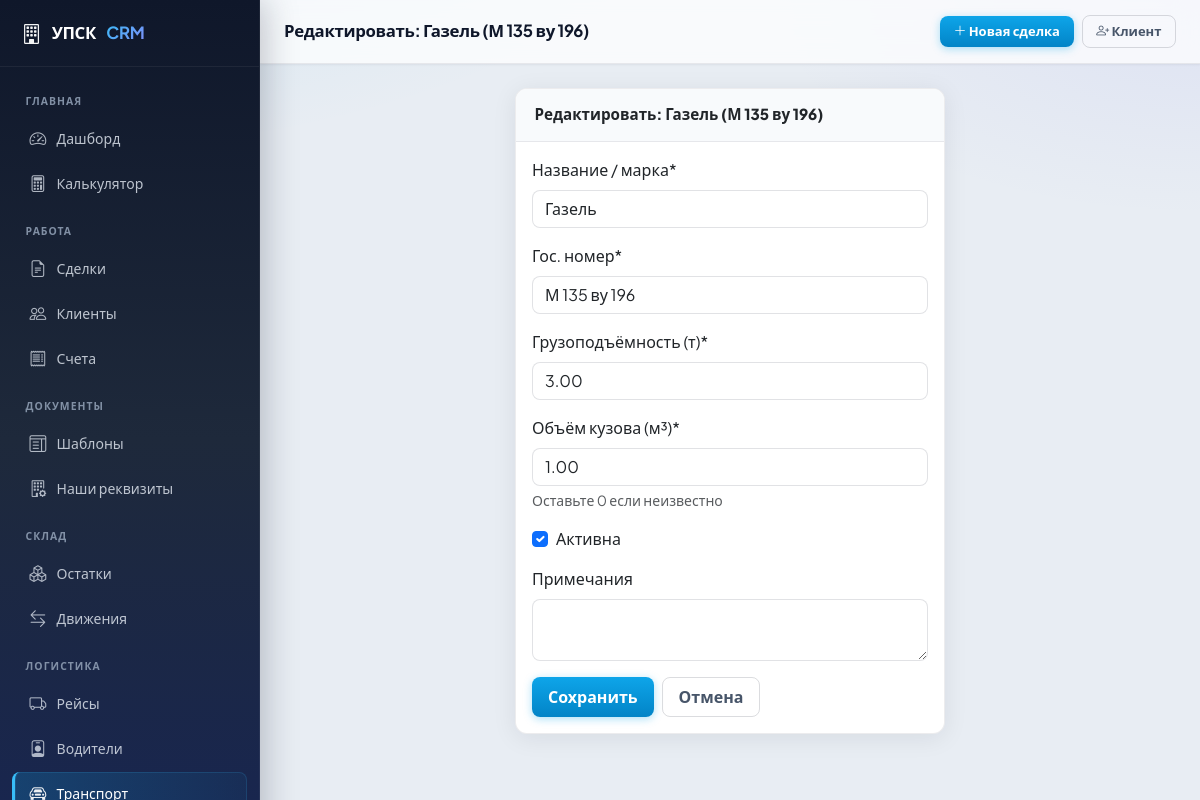
/delivery/vehicles/1/edit/, run on the app's committed database.
### delivery/models.py (models this page shows)
class Vehicle(models.Model):
    name = models.CharField('Название / марка', max_length=200)
    reg_number = models.CharField('Гос. номер', max_length=30, unique=True)
    capacity_tons = models.DecimalField(
        'Грузоподъёмность (т)', max_digits=6, decimal_places=2, default=0
    )
    volume_m3 = models.DecimalField(
        'Объём кузова (м³)', max_digits=6, decimal_places=2, default=0,
        help_text='Оставьте 0 если неизвестно'
    )
    is_active = models.BooleanField('Активна', default=True)
    notes = models.TextField('Примечания', blank=True)
    class Meta:
        verbose_name = 'Транспортное средство'
        verbose_name_plural = 'Транспортные средства'
        ordering = ['name']
    def __str__(self):
        return f'{self.name} ({self.reg_number})'

### delivery/views.py (the view)
# urls.py: path('vehicles/<int:pk>/edit/', views.vehicle_edit, name='vehicle_edit'),
def vehicle_edit(request, pk):
    vehicle = get_object_or_404(Vehicle, pk=pk)
    if request.method == 'POST':
        form = VehicleForm(request.POST, instance=vehicle)
        if form.is_valid():
            form.save()
            messages.success(request, 'Транспортное средство обновлено.')
            return redirect('vehicle_list')
    else:
        form = VehicleForm(instance=vehicle)
    return render(request, 'delivery/vehicle_form.html', {
        'page_title': f'Редактировать: {vehicle}',
        'form': form,
        'vehicle': vehicle,
    })

### delivery/forms.py
class VehicleForm(forms.ModelForm):
    class Meta:
        model = Vehicle
        fields = ['name', 'reg_number', 'capacity_tons', 'volume_m3', 'is_active', 'notes']
        widgets = {
            'notes': forms.Textarea(attrs={'rows': 2}),
        }

### templates/delivery/vehicle_form.html (shortened to what this page needs)
{% extends "base.html" %}
{% load crispy_forms_tags %}
{% block nav_vehicles %}active{% endblock %}
{% block content %}
<div class="row justify-content-center">
  <div class="col-lg-6">
    <div class="card">
      <div class="card-header"><strong>{{ page_title }}</strong></div>
      <div class="card-body">
        <form method="post">
          {{ form|crispy }}
          <div class="d-flex gap-2 mt-3">
            <button type="submit" class="btn btn-primary">Сохранить</button>
            <a href="{% url 'vehicle_list' %}" class="btn btn-outline-secondary">Отмена</a>
          </div>
        </form>
      </div>
    </div>
  </div>
</div>
{% endblock %}

### static/css/app.css (style rules this page uses)
:root { --sidebar-width: 260px; --topbar-height: 64px; --radius-sm: 8px; --radius-md: 12px; --radius-lg: 16px; --shadow-sm: 0 1px 2px rgba(15, 23, 42, 0.06); --shadow-md: 0 4px 24px rgba(15, 23, 42, 0.08); --shadow-lg: 0 12px 40px rgba(15, 23, 42, 0.12); --surface: #ffffff; --surface-2: #f8fafc; --border: rgba(15, 23, 42, 0.08); --accent: #0ea5e9; --accent-hover: #0284c7; --sidebar-bg: linear-gradient(180deg, #0f172a 0%, #1e293b 48%, #172554 100%); --sidebar-border: rgba(255, 255, 255, 0.06); --text-muted-custom: #64748b; --body-bg: #e8edf3; --bs-body-font-family: "Plus Jakarta Sans", system-ui, -apple-system, "Segoe UI", Roboto, sans-serif; --bs-primary: #0ea5e9; --bs-primary-rgb: 14, 165, 233; --bs-link-color: #0284c7; --bs-border-radius: var(--radius-sm); --bs-card-border-radius: var(--radius-md); }
*, *::before, *::after { box-sizing: border-box; }
body { font-family: var(--bs-body-font-family); background: var(--body-bg); background-image: radial-gradient(ellipse 120% 80% at 0% -20%, rgba(14, 165, 233, 0.12), transparent 50%), radial-gradient(ellipse 80% 60% at 100% 0%, rgba(99, 102, 241, 0.08), transparent 45%); background-attachment: fixed; color: #0f172a; -webkit-font-smoothing: antialiased; }
.card { border: 1px solid var(--border); border-radius: var(--radius-md); box-shadow: var(--shadow-md); background: var(--surface); overflow: hidden; }
.card-header { background: var(--surface-2) !important; border-bottom: 1px solid var(--border); font-weight: 600; font-size: 0.95rem; padding: 0.9rem 1.15rem; }
.btn { font-weight: 600; border-radius: var(--radius-sm); padding: 0.45rem 1rem; }
.btn-primary { background: linear-gradient(180deg, #0ea5e9 0%, #0284c7 100%); border: none; box-shadow: 0 2px 8px rgba(14, 165, 233, 0.35); }
.btn-outline-secondary { border-color: rgba(15, 23, 42, 0.15); color: #475569; }
.form-control, .form-select { border-radius: var(--radius-sm); border-color: rgba(15, 23, 42, 0.12); }

### data on the page
Vehicle: name "Газель", reg_number "М 135 ву 196", capacity_tons "3.00", volume_m3 "1.00", is_active "☑"

### other printed values
{{ page_title|default:"" }} "Редактировать: Газель (М 135 ву 196)"
{{ page_title }} "Редактировать: Газель (М 135 ву 196)"
